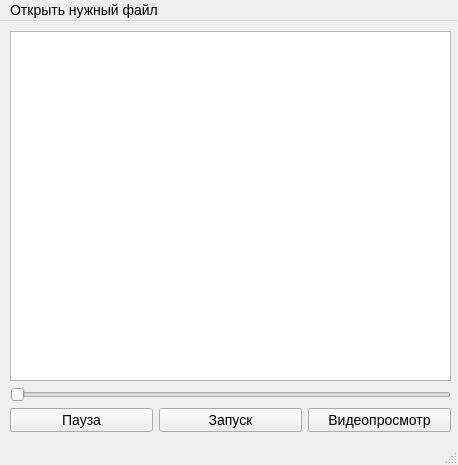
<?xml version="1.0" encoding="UTF-8"?>
<ui version="4.0">
 <class>MainWindow</class>
 <widget class="QMainWindow" name="MainWindow">
  <property name="geometry">
   <rect>
    <x>0</x>
    <y>0</y>
    <width>458</width>
    <height>465</height>
   </rect>
  </property>
  <property name="windowTitle">
   <string>MainWindow</string>
  </property>
  <property name="styleSheet">
   <string notr="true">font-size: 14px</string>
  </property>
  <widget class="QWidget" name="centralwidget">
   <widget class="QWidget" name="verticalLayoutWidget">
    <property name="geometry">
     <rect>
      <x>10</x>
      <y>10</y>
      <width>441</width>
      <height>401</height>
     </rect>
    </property>
    <layout class="QVBoxLayout" name="verticalLayout">
     <item>
      <widget class="QListView" name="playlistView">
       <property name="acceptDrops">
        <bool>true</bool>
       </property>
       <property name="showDropIndicator" stdset="0">
        <bool>true</bool>
       </property>
       <property name="dragDropMode">
        <enum>QAbstractItemView::DropOnly</enum>
       </property>
       <property name="defaultDropAction">
        <enum>Qt::CopyAction</enum>
       </property>
       <property name="alternatingRowColors">
        <bool>true</bool>
       </property>
       <property name="uniformItemSizes">
        <bool>true</bool>
       </property>
      </widget>
     </item>
     <item>
      <widget class="QSlider" name="time_slide">
       <property name="orientation">
        <enum>Qt::Horizontal</enum>
       </property>
      </widget>
     </item>
     <item>
      <layout class="QHBoxLayout" name="horizontalLayout_7">
       <item>
        <widget class="QPushButton" name="pause_btn">
         <property name="text">
          <string>Пауза</string>
         </property>
         <property name="icon">
          <iconset>
           <normaloff>images/control-pause.png</normaloff>images/control-pause.png</iconset>
         </property>
        </widget>
       </item>
       <item>
        <widget class="QPushButton" name="play_btn">
         <property name="text">
          <string>Запуск</string>
         </property>
         <property name="icon">
          <iconset>
           <normaloff>images/control.png</normaloff>images/control.png</iconset>
         </property>
        </widget>
       </item>
       <item>
        <widget class="QPushButton" name="view_btn">
         <property name="sizePolicy">
          <sizepolicy hsizetype="Minimum" vsizetype="Fixed">
           <horstretch>0</horstretch>
           <verstretch>0</verstretch>
          </sizepolicy>
         </property>
         <property name="text">
          <string>Видеопросмотр</string>
         </property>
         <property name="icon">
          <iconset>
           <normaloff>images/application-image.png</normaloff>images/application-image.png</iconset>
         </property>
         <property name="checkable">
          <bool>true</bool>
         </property>
        </widget>
       </item>
      </layout>
     </item>
    </layout>
   </widget>
  </widget>
  <widget class="QMenuBar" name="menubar">
   <property name="geometry">
    <rect>
     <x>0</x>
     <y>0</y>
     <width>458</width>
     <height>25</height>
    </rect>
   </property>
   <widget class="QMenu" name="menu">
    <property name="title">
     <string>Открыть нужный файл</string>
    </property>
    <addaction name="open_file"/>
   </widget>
   <addaction name="menu"/>
  </widget>
  <widget class="QStatusBar" name="statusbar"/>
  <action name="open_file">
   <property name="text">
    <string>Выбор файла</string>
   </property>
  </action>
 </widget>
 <resources/>
 <connections/>
</ui>
